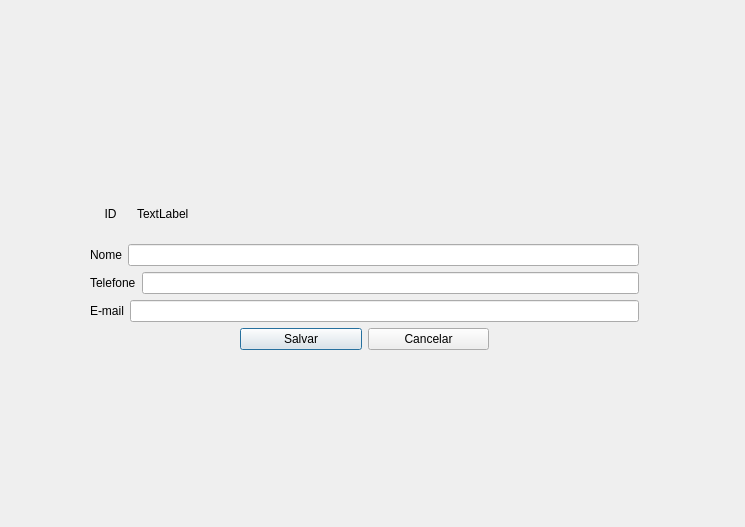
<?xml version="1.0" encoding="UTF-8"?>
<ui version="4.0">
 <class>janelaedita</class>
 <widget class="QDialog" name="janelaedita">
  <property name="geometry">
   <rect>
    <x>0</x>
    <y>0</y>
    <width>745</width>
    <height>527</height>
   </rect>
  </property>
  <property name="windowTitle">
   <string>Dialog</string>
  </property>
  <widget class="QWidget" name="">
   <property name="geometry">
    <rect>
     <x>90</x>
     <y>190</y>
     <width>549</width>
     <height>160</height>
    </rect>
   </property>
   <layout class="QVBoxLayout" name="verticalLayout_2">
    <item>
     <layout class="QVBoxLayout" name="verticalLayout">
      <item>
       <layout class="QHBoxLayout" name="horizontalLayout">
        <item>
         <widget class="QLabel" name="label">
          <property name="text">
           <string>ID</string>
          </property>
          <property name="alignment">
           <set>Qt::AlignmentFlag::AlignCenter</set>
          </property>
         </widget>
        </item>
        <item>
         <widget class="QLabel" name="label_2">
          <property name="text">
           <string>TextLabel</string>
          </property>
         </widget>
        </item>
        <item>
         <spacer name="horizontalSpacer">
          <property name="orientation">
           <enum>Qt::Orientation::Horizontal</enum>
          </property>
          <property name="sizeType">
           <enum>QSizePolicy::Policy::Fixed</enum>
          </property>
          <property name="sizeHint" stdset="0">
           <size>
            <width>450</width>
            <height>10</height>
           </size>
          </property>
         </spacer>
        </item>
       </layout>
      </item>
      <item>
       <layout class="QHBoxLayout" name="horizontalLayout_2">
        <item>
         <widget class="QLabel" name="label_3">
          <property name="text">
           <string>Nome</string>
          </property>
         </widget>
        </item>
        <item>
         <widget class="QLineEdit" name="campo_nome"/>
        </item>
       </layout>
      </item>
      <item>
       <layout class="QHBoxLayout" name="horizontalLayout_3">
        <item>
         <widget class="QLabel" name="label_4">
          <property name="text">
           <string>Telefone</string>
          </property>
         </widget>
        </item>
        <item>
         <widget class="QLineEdit" name="campo_telefone"/>
        </item>
       </layout>
      </item>
      <item>
       <layout class="QHBoxLayout" name="horizontalLayout_4">
        <item>
         <widget class="QLabel" name="label_5">
          <property name="text">
           <string>E-mail</string>
          </property>
         </widget>
        </item>
        <item>
         <widget class="QLineEdit" name="campo_email"/>
        </item>
       </layout>
      </item>
     </layout>
    </item>
    <item>
     <layout class="QHBoxLayout" name="horizontalLayout_5">
      <item>
       <spacer name="horizontalSpacer_2">
        <property name="orientation">
         <enum>Qt::Orientation::Horizontal</enum>
        </property>
        <property name="sizeType">
         <enum>QSizePolicy::Policy::Fixed</enum>
        </property>
        <property name="sizeHint" stdset="0">
         <size>
          <width>150</width>
          <height>20</height>
         </size>
        </property>
       </spacer>
      </item>
      <item>
       <widget class="QPushButton" name="btn_salvar">
        <property name="text">
         <string>Salvar</string>
        </property>
       </widget>
      </item>
      <item>
       <widget class="QPushButton" name="btn_cancelar">
        <property name="text">
         <string>Cancelar</string>
        </property>
       </widget>
      </item>
      <item>
       <spacer name="horizontalSpacer_3">
        <property name="orientation">
         <enum>Qt::Orientation::Horizontal</enum>
        </property>
        <property name="sizeType">
         <enum>QSizePolicy::Policy::Fixed</enum>
        </property>
        <property name="sizeHint" stdset="0">
         <size>
          <width>150</width>
          <height>20</height>
         </size>
        </property>
       </spacer>
      </item>
     </layout>
    </item>
   </layout>
  </widget>
 </widget>
 <resources/>
 <connections/>
</ui>
